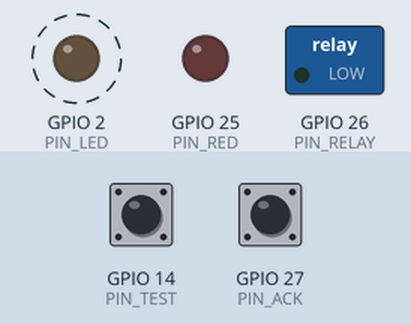
Recording of a sketch running on a simulated ESP32. On the bench: switched loads named in the sketch (green lamp = pin HIGH), output pins drawn as LEDs (lit = HIGH). Dashed ring = blinking. The test bench sets the inputs (shaded band); at power-on: GPIO 14 (PIN_TEST) HIGH, GPIO 27 (PIN_ACK) HIGH. WiFi joins after 1.5 s; servers stay silent unless stated; uploads are accepted with an empty reply.

Above: at 1.26 s.
1.3 s: GPIO 14 (PIN_TEST) pulled LOW for 0.15 s
At 3.1 s:
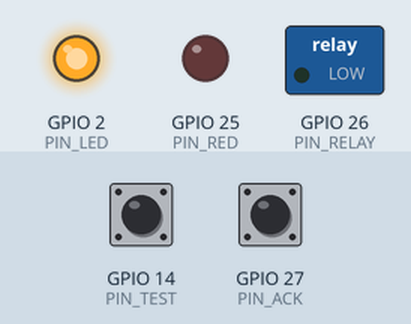
3.8 s: GPIO 14 (PIN_TEST) pulled LOW for 1 s
At 4.5 s:
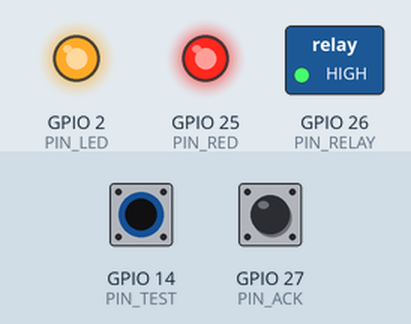
6.3 s: GPIO 27 (PIN_ACK) pulled LOW for 0.15 s
At 7.1 s:
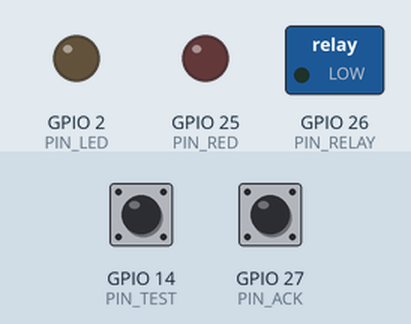
8.7 s: GPIO 27 (PIN_ACK) pulled LOW for 3.2 s
At 12.7 s:
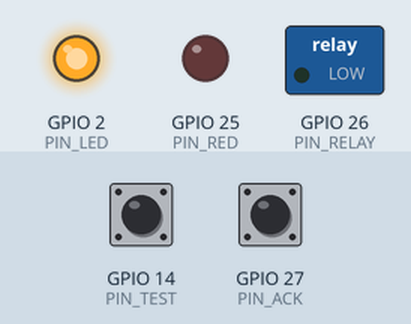
Timing chart, 0 to 14.2 s (numbered marks = the images above; inputs shaded):
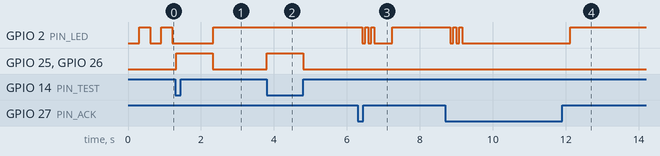

The sketch:

bell.ino
```cpp
/*
 * กระดิ่งปลุกเวรแก้ไฟ กฟส.อ่าวลึก — กล่อง ESP32 หน้าห้องเวร
 * ถามระบบตารางเวรทุก 10 วินาที ผ่าน Wi-Fi → สั่งรีเลย์ (กระดิ่งไฟฟ้า) + ไฟ LED
 *   ring 0 = เงียบ · 1 = ดังเป็นจังหวะ (3 วิ ดัง / 2 วิ หยุด) · 2 = ดังยาว · 3 = ทดสอบ (ดัง 3 วิ ครั้งเดียว)
 * ปุ่มใหญ่ "รับทราบ" → แจ้งระบบ หยุดกระดิ่งทันที · ปุ่มเล็ก "ทดสอบ" → ดัง 1 วิ (ทดสอบในเครื่อง ไม่ต้องใช้เน็ต)
 *
 * บอร์ด: ESP32 DevKit (Arduino IDE → Board: "ESP32 Dev Module")
 * ต่อสาย:
 *   GPIO26 → IN ของโมดูลรีเลย์ 1 ช่อง (รีเลย์ต่อกระดิ่ง 220V — ให้ช่างไฟต่อฝั่ง 220V)
 *   GPIO27 → ปุ่มรับทราบ (อีกขา → GND)       GPIO14 → ปุ่มทดสอบ (อีกขา → GND)
 *   GPIO2  → LED บนบอร์ด (ไฟสถานะ)            GPIO25 → LED แดง/ไฟกระพริบ (ผ่านตัวต้านทาน 220Ω → GND) ถ้ามี
 * ใส่ค่า 4 บรรทัดด้านล่าง (BELL_URL / BELL_KEY ดูได้ที่แอป → ตั้งค่า → กระดิ่งหน้าห้องเวร → ⚙ ติดตั้งกล่อง)
 */
#include <WiFi.h>
#include <WiFiClientSecure.h>
#include <HTTPClient.h>

const char* WIFI_SSID = "ชื่อ Wi-Fi";
const char* WIFI_PASS = "รหัส Wi-Fi";
const char* BELL_URL  = "https://script.google.com/macros/s/....../exec";
const char* BELL_KEY  = "xxxxxxxxxxxxxxxx";

const int PIN_RELAY = 26, PIN_ACK = 27, PIN_TEST = 14, PIN_LED = 2, PIN_RED = 25;
const bool RELAY_ACTIVE_HIGH = true;        // โมดูลรีเลย์บางรุ่นทำงานเมื่อ LOW → เปลี่ยนเป็น false
const unsigned long POLL_MS = 10000, ON_MS = 3000, OFF_MS = 2000;

int mode = 0;                                // ค่าจากระบบ
unsigned long lastPoll = 0, patT = 0, testUntil = 0;
bool patOn = false;

void relay(bool on) { digitalWrite(PIN_RELAY, (on == RELAY_ACTIVE_HIGH) ? HIGH : LOW); digitalWrite(PIN_RED, on ? HIGH : LOW); }

String get(const String& q) {
  WiFiClientSecure c; c.setInsecure();
  HTTPClient h; h.setFollowRedirects(HTTPC_STRICT_FOLLOW_REDIRECTS); h.setTimeout(15000);
  String url = String(BELL_URL) + "?action=bell&k=" + BELL_KEY + q;
  if (!h.begin(c, url)) return "";
  int code = h.GET(); String body = code == 200 ? h.getString() : "";
  h.end(); return body;
}
int ringOf(const String& b) { int i = b.indexOf("\"ring\":"); return i < 0 ? -1 : b.substring(i + 7, i + 8).toInt(); }

void poll() {
  if (WiFi.status() != WL_CONNECTED) { WiFi.reconnect(); return; }
  String b = get(""); int r = ringOf(b);
  if (r < 0) return;                         // ติดต่อไม่ได้ → คงสถานะเดิมไว้
  if (r == 3) { testUntil = millis() + 3000; r = 0; }
  if (r != mode) { mode = r; patT = millis(); patOn = true; }
}
void ack() {
  relay(false); mode = 0; testUntil = 0;
  for (int i = 0; i < 3; i++) { digitalWrite(PIN_LED, HIGH); delay(80); digitalWrite(PIN_LED, LOW); delay(80); }
  if (WiFi.status() == WL_CONNECTED) get("&ack=1");
  lastPoll = millis();
}

void setup() {
  pinMode(PIN_RELAY, OUTPUT); pinMode(PIN_RED, OUTPUT); pinMode(PIN_LED, OUTPUT);
  pinMode(PIN_ACK, INPUT_PULLUP); pinMode(PIN_TEST, INPUT_PULLUP);
  relay(false);
  WiFi.mode(WIFI_STA); WiFi.setAutoReconnect(true); WiFi.begin(WIFI_SSID, WIFI_PASS);
}

void loop() {
  unsigned long now = millis();
  // ไฟสถานะ: ติด = ออนไลน์ · กระพริบ = ยังไม่ต่อ Wi-Fi
  digitalWrite(PIN_LED, WiFi.status() == WL_CONNECTED ? HIGH : ((now / 300) % 2));
  if (digitalRead(PIN_ACK) == LOW) { delay(40); if (digitalRead(PIN_ACK) == LOW) { ack(); while (digitalRead(PIN_ACK) == LOW) delay(10); } }
  if (digitalRead(PIN_TEST) == LOW) { relay(true); delay(1000); relay(false); while (digitalRead(PIN_TEST) == LOW) delay(10); }
  if (now - lastPoll >= POLL_MS || lastPoll == 0) { lastPoll = now; poll(); }
  // สั่งกระดิ่ง
  if (testUntil && now < testUntil) relay(true);
  else if (mode == 2) relay(true);
  else if (mode == 1) {
    if (now - patT >= (patOn ? ON_MS : OFF_MS)) { patOn = !patOn; patT = now; }
    relay(patOn);
  } else { relay(false); testUntil = 0; }
  delay(20);
}
```

Measured:
- after the input at 1.3 s, GPIO 2 (PIN_LED): LOW → HIGH after 1.0 s instead of 0.22 s; GPIO 25 (PIN_RED), GPIO 26 (PIN_RELAY): LOW → HIGH at once, → LOW 1.0 s later
- after the input at 3.8 s, GPIO 25 (PIN_RED), GPIO 26 (PIN_RELAY): LOW → HIGH at once, → LOW 1.0 s later
- after the input at 6.3 s, GPIO 2 (PIN_LED): goes LOW 0.08 s, HIGH 0.08 s, LOW 0.08 s, HIGH 0.08 s, LOW 0.50 s, then HIGH, starting after 0.12 s
- after the input at 8.7 s, GPIO 2 (PIN_LED): goes LOW 0.08 s, HIGH 0.08 s, LOW 0.08 s, HIGH 0.08 s, LOW 3.0 s, then HIGH, starting after 0.14 s
- by itself, GPIO 2 (PIN_LED): alternates HIGH for 0.30 s and LOW for 0.30 s
